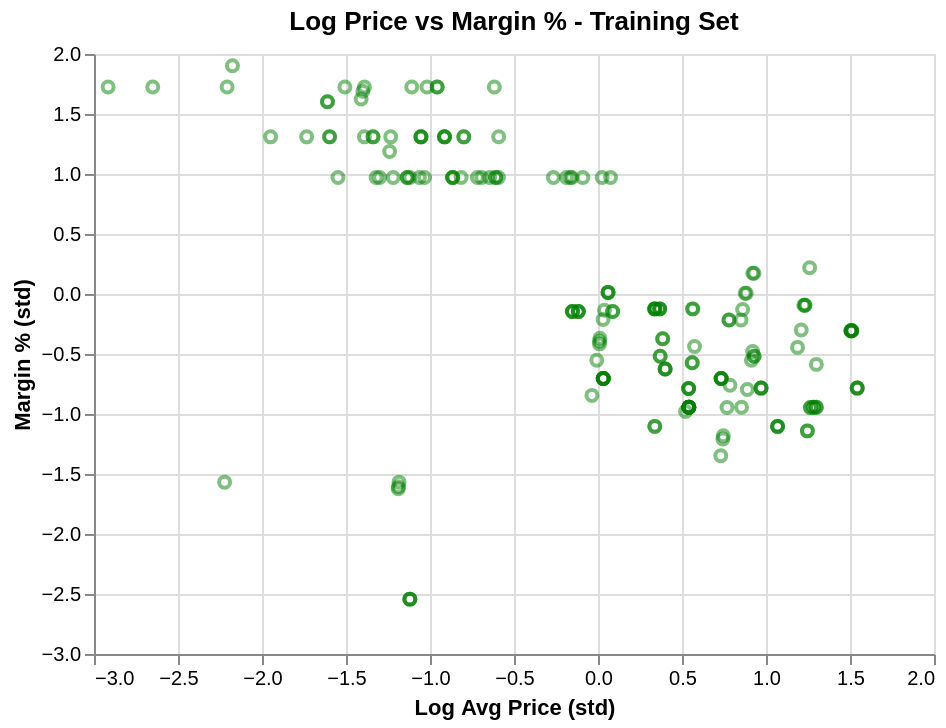

Notebook code cell kept with this figure:
### Markdown cell above
### C.5 Explore Feature of Interest `margin_pct`

### Code cell
print(X_train['margin_pct'].describe())
alt.Chart(X_train).mark_point(opacity=0.5, color='green').encode(
    x=alt.X('log_avg_price:Q', title='Log Avg Price (std)'),
    y=alt.Y('margin_pct:Q', title='Margin % (std)'),
    tooltip=['log_avg_price','margin_pct','avg_discount_pct']
).properties(title='Log Price vs Margin % - Training Set', width=420, height=300)

### Figure 1 — Vega-Lite specification as saved in the notebook (floating-point values rounded to 4 significant figures; data arrays with more than 128 entries replaced by an {"elided": "..."} marker saying what was removed)
{"config": {"view": {"continuousWidth": 300, "continuousHeight": 300}}, "data": {"name": "data-7561d13c1fd7afdab0028f2031f9ae1a"}, "mark": {"type": "point", "color": "green", "opacity": 0.5}, "encoding": {"tooltip": [{"field": "log_avg_price", "type": "quantitative"}, {"field": "margin_pct", "type": "quantitative"}, {"field": "avg_discount_pct", "type": "quantitative"}], "x": {"field": "log_avg_price", "title": "Log Avg Price (std)", "type": "quantitative"}, "y": {"field": "margin_pct", "title": "Margin % (std)", "type": "quantitative"}}, "height": 300, "title": "Log Price vs Margin % - Training Set", "width": 420, "$schema": "https://vega.github.io/schema/vega-lite/v5.20.1.json", "datasets": {"data-7561d13c1fd7afdab0028f2031f9ae1a": {"elided": "177 records"}}}
